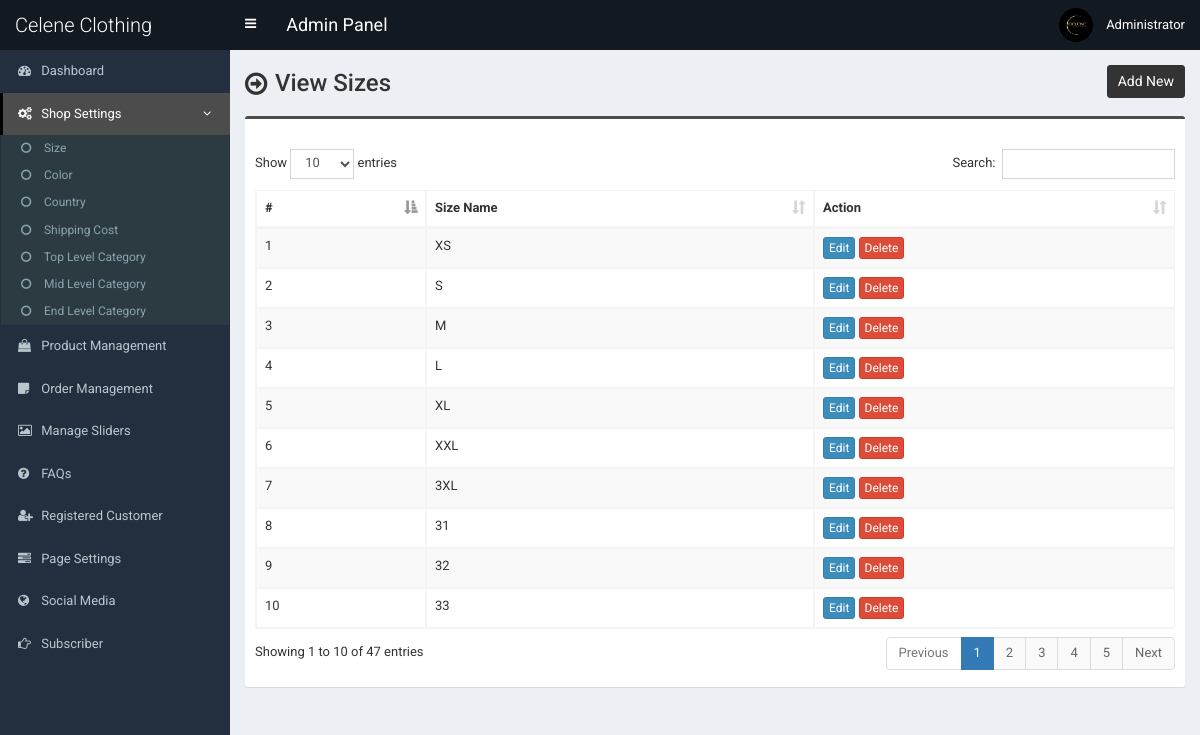
The page /admin/size.php (signed in) on the database its author committed.
### tables this page shows
CREATE TABLE `tbl_size` (
  `size_id` int(11) NOT NULL,
  `size_name` varchar(255) NOT NULL
);

### admin/size.php (the view, shortened to what this page needs)
<?php require_once('header.php'); ?>
<section class="content-header">
	<div class="content-header-left">
		<h1>View Sizes</h1>
	</div>
	<div class="content-header-right">
		<a href="size-add.php" class="btn btn-primary btn-sm">Add New</a>
	</div>
</section>
<section class="content">
  <div class="row">
    <div class="col-md-12">
      <div class="box box-info">
        <div class="box-body table-responsive">
          <table id="example1" class="table table-bordered table-hover table-striped">
			<thead>
			    <tr>
			        <th>#</th>
			        <th>Size Name</th>
			        <th>Action</th>
			    </tr>
			</thead>
            <tbody>
            	<?php
            	$i=0;
            	$statement = $pdo->prepare("SELECT * FROM tbl_size ORDER BY size_id ASC");
            	$statement->execute();
            	$result = $statement->fetchAll(PDO::FETCH_ASSOC);
            	foreach ($result as $row) {
            		$i++;
            		?>
					<tr>
	                    <td><?php echo $i; ?></td>
	                    <td><?php echo $row['size_name']; ?></td>
	                    <td>
	                        <a href="size-edit.php?id=<?php echo $row['size_id']; ?>" class="btn btn-primary btn-xs">Edit</a>
	                        <a href="#" class="btn btn-danger btn-xs" data-href="size-delete.php?id=<?php echo $row['size_id']; ?>" data-toggle="modal" data-target="#confirm-delete">Delete</a>
	                    </td>
	                </tr>
            		<?php
            	}
            	?>
            </tbody>
          </table>
        </div>
      </div>
</section>
<?php require_once('footer.php'); ?>

### admin/style.css (style rules this page uses)
body { font-size: 13px; font-family: "Roboto", sans-serif; }
.content-header > h1, .content-header .content-header-left h1 { font-family: "Roboto", sans-serif; }
.box-info { padding-top: 20px; }
.content-header { overflow: hidden; }
.content-header .content-header-left { float: left; padding-top: 5px; }
.content-header .content-header-right { float: right; }
.content-header .content-header-left h1 { margin-top: 0; margin-bottom: 0; padding-left: 30px; padding-bottom: 5px; font-size: 24px; position: relative; }
.content-header .content-header-left h1:before { position: absolute; top: 0; left: 0; font-family: "FontAwesome", sans-serif; font-size: 26px; content: "\f18e"; }
.content-header .content-header-right a { position: relative; font-size: 14px; }
.box.box-info { border-top-color: #4c4c4c; }
.content-header .content-header-right a { background-color: #333333; border-color: #333333; }

### rows shown on the page
tbl_size: size_name "XS"
tbl_size: size_name "S"
tbl_size: size_name "M"
tbl_size: size_name "L"
tbl_size: size_name "XL"
tbl_size: size_name "XXL"
tbl_size: size_name "3XL"
tbl_size: size_name "31"
tbl_size: size_name "32"
tbl_size: size_name "33"

### other values the page prints
$_SESSION['user']['full_name'] "Administrator"
